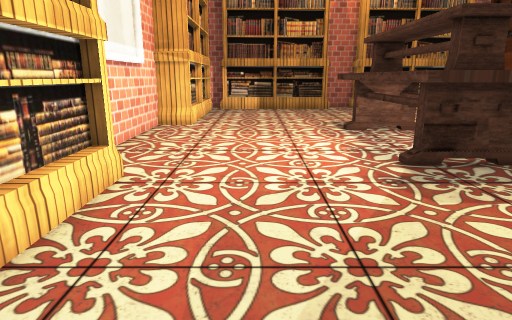
view 1 (above)

16 first-person views from a walk through a scene from a Unity 3-D project. The camera is 1.2 m above the floor, tilts 14° down and sees 75° across. The floor is counted in squares, 0.5 m on a side. Each view is taken from the middle of a square. On the plan, view 1 faces up. The plan holds only what a view shows up to about 20 squares ahead; the rest is blank. Some surface patterns are stand-ins.

view 2
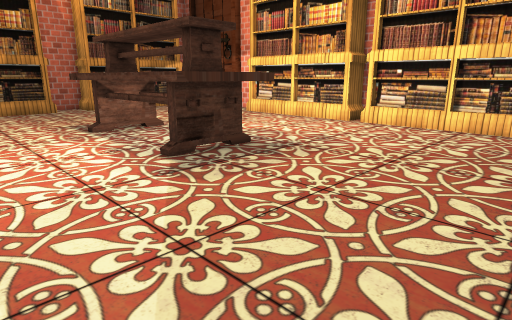

view 3
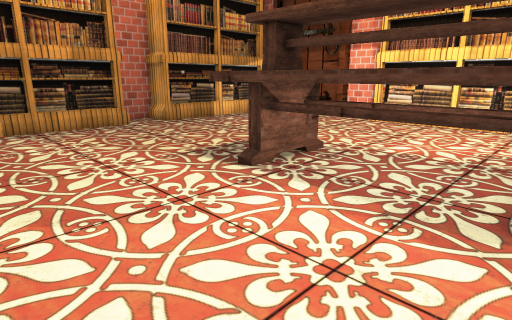

view 4
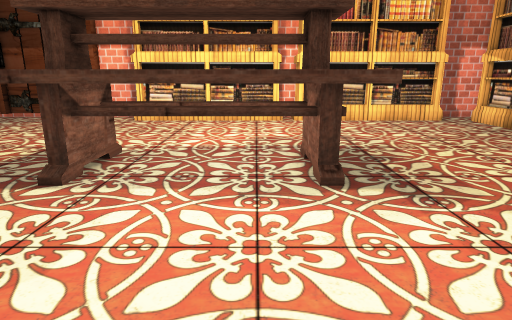

view 5
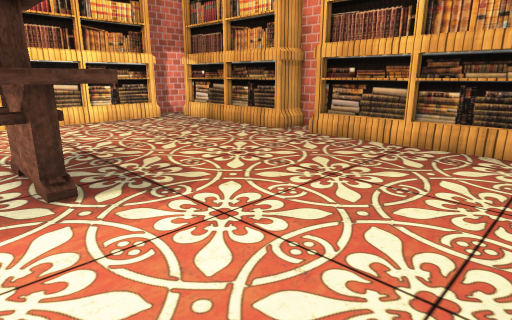

view 6
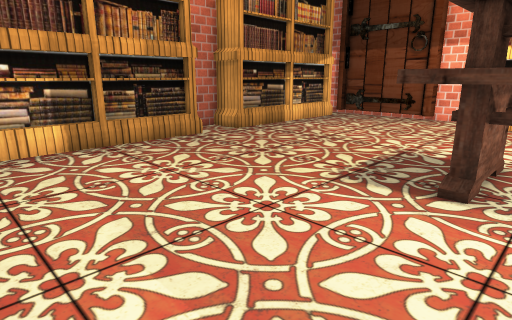

view 7
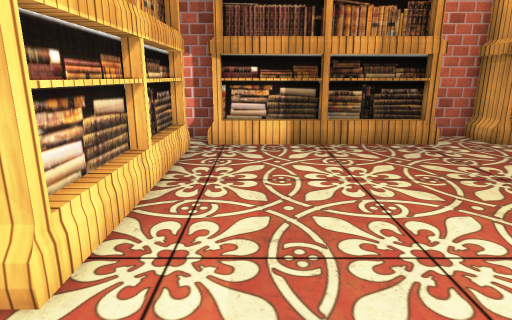

view 8
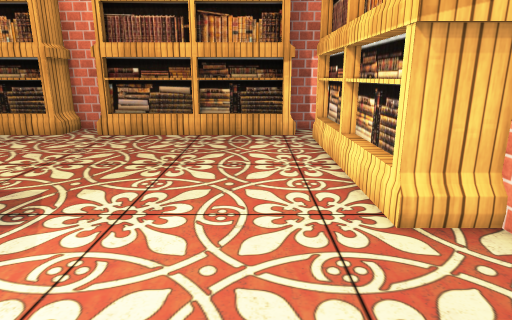

view 9
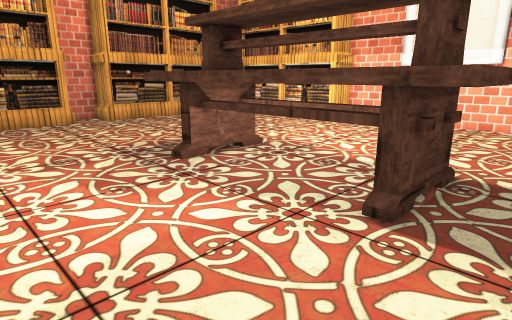

view 10
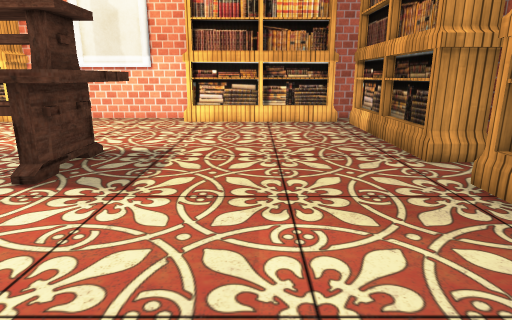

view 11
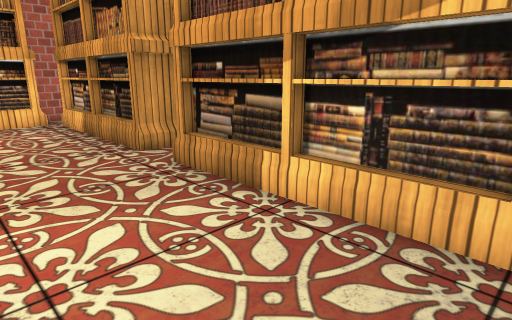

view 12
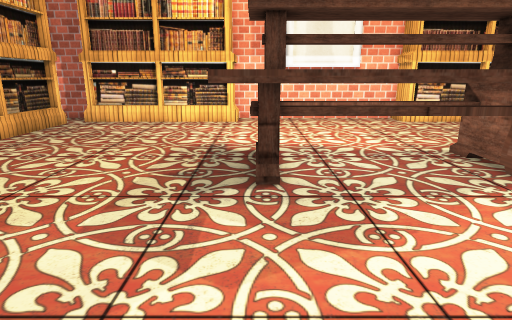

view 13
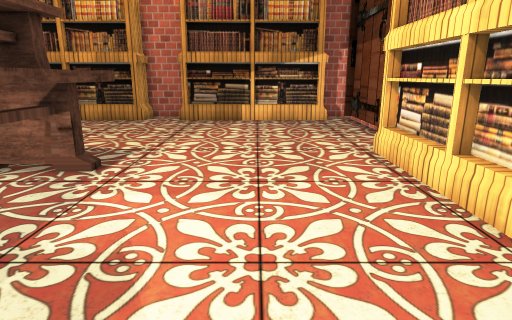

view 14
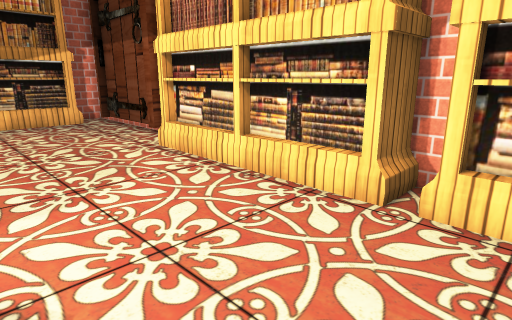

view 15
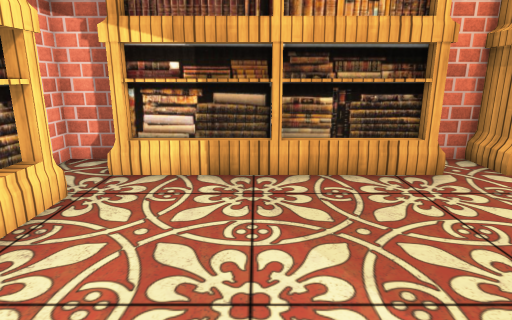

view 16
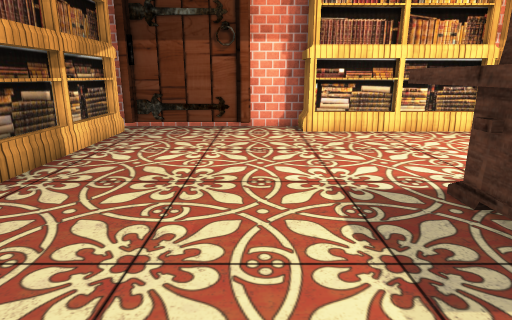

### Floor plan
Key: @ floor where view 1 was taken; # wall or solid block; . floor; B bookshelf; O other object.
Columns run from 5 left of view 1 to 18 right of it. Each row starts with its distance up from view 1.
 28 ###       B##B       B##
 27 #.        BB.B        .#
 26 #.BBBBBBBBB..BBBBBBBBB##
 25  BB...................##
 24  BB...................#
 23  BB...................#
 22  BB...................#
 21  BB...................#
 20  BB...................##
 19  BB................... #
 18  BB..................BBB
 17 #BB......OOOOO.......B
 16 #........OOOOO.......B
 15 #........OOOOO.......B
 14 #........OOOOO.......B
 13 #........OOOOO.......B
 12 #........OOOOO.......B
 11 #........OOOOO.......B
 10 #........OOOOO.......BBB
  9 #........OOOOO.......BB#
  8 #BB......OOOOO.......B B
  7  BB..................B
  6  BB..................B
  5  BB..................B
  4  BB..................B
  3  BB..................B
  2  BB..................B
  1  BB..................B
  0  BB..@................ #
 -1 #..BBBBBBBBB.BBBBBBBB. #
 -2 #.        BBBB        #
 -3 ###       ####       ##

Where each view was taken, in squares from view 1:
view 1: 0 up, 0 right, facing up
view 2: 0 up, 1 left, facing up-right
view 3: 9 up, 2 left, facing up-right
view 4: 11 up, 3 left, facing right
view 5: 11 up, 3 left, facing down-right
view 6: 14 up, 3 left, facing up-right
view 7: 14 up, 1 left, facing up
view 8: 13 up, 1 left, facing down
view 9: 18 up, 13 right, facing down-left
view 10: 21 up, 15 right, facing left
view 11: 21 up, 16 right, facing up-left
view 12: 9 up, 15 right, facing left
view 13: 7 up, 12 right, facing up
view 14: 7 up, 10 right, facing up-right
view 15: 7 up, 12 right, facing down
view 16: 20 up, 1 right, facing right
